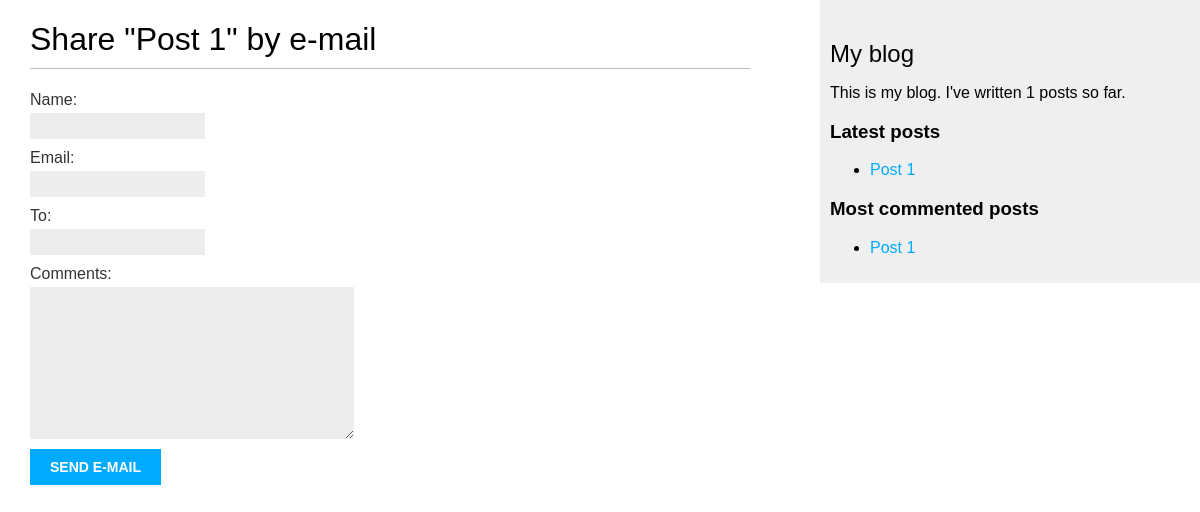
Page /blog/1/share/ on the earlier database version.
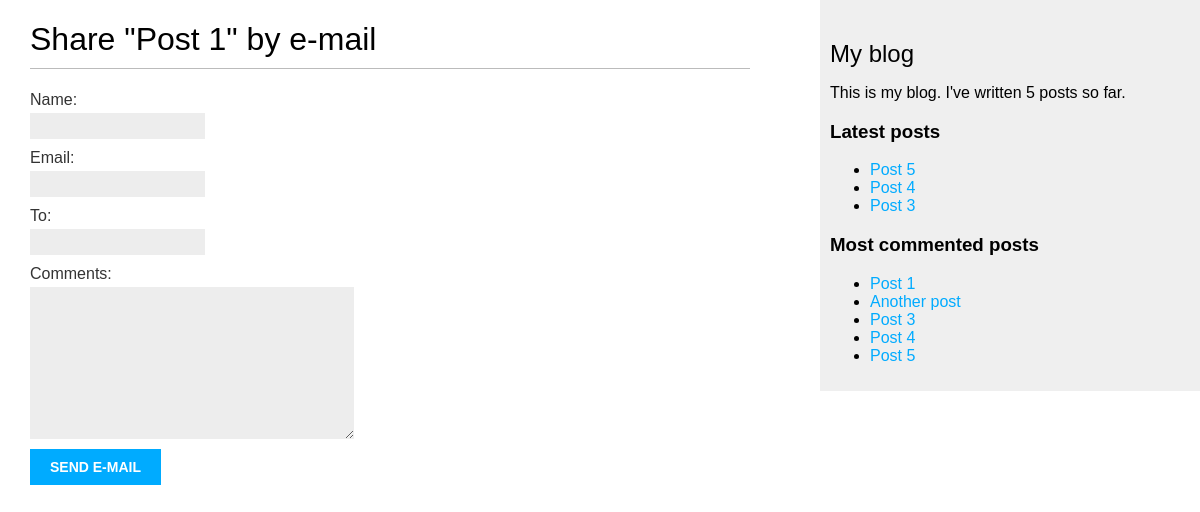
Same page on the later database version.
### blog/models.py (models this page shows, shortened)
class Post(models.Model):
    class Status(models.TextChoices):
        DRAFT = 'DF', 'Draft'
        PUBLISHED = 'PB', 'Published'
    title = models.CharField(max_length=250)
    slug = models.SlugField(max_length=250, unique_for_date='publish')
    author = models.ForeignKey(User,
        on_delete=models.CASCADE,
        related_name='blog_posts',
        default=1)
    body = models.TextField()
    publish = models.DateTimeField(default=timezone.now)
    created = models.DateTimeField(auto_now_add=True)
    updated = models.DateTimeField(auto_now=True)
    status = models.CharField(max_length=2,
        choices=Status.choices,
        default=Status.DRAFT)
    objects = models.Manager()
    published = PublishedManager()
    tags = TaggableManager()
    class Meta:
        ordering = ['-publish']
        indexes = [
            models.Index(fields=['-publish']),
        ]
    def get_absolute_url(self):
        return reverse('blog:post_detail',
            args=[self.publish.year,
                self.publish.month,
                self.publish.day,
                self.slug])

### blog/views.py (the view)
# urls.py: path('<int:post_id>/share/', views.post_share, name='post_share'),
def post_share(request, post_id):
    post = get_object_or_404(Post, id=post_id, status=Post.Status.PUBLISHED)
    sent = False
    if request.method == "POST":
        form = EmailPostForm(request.POST)
        if form.is_valid():
            cd = form.cleaned_data
            post_url = request.build_absolute_uri(post.get_absolute_url())
            subject = f"{cd['name']} recommends you read " f"{post.title}"
            message = (
                f"Read {post.title} at {post_url}\n\n"
                f"{cd['name']}'s comments: {cd['comments']}"
            )
            send_mail(subject, message, "your_account@gmail.com", [cd["to"]])
            sent = True
    else:
        form = EmailPostForm()
    return render(request, "blog/post/share.html", {"post": post, "form": form})

### blog/forms.py
class EmailPostForm(forms.Form):
    name = forms.CharField(max_length=25)
    email = forms.EmailField()
    to = forms.EmailField()
    comments = forms.CharField(required=False,
                               widget=forms.Textarea)

### blog/models.py (called while the page is built)
    def get_queryset(self):
        return super().get_queryset().filter(status=Post.Status.PUBLISHED)

### blog/templatetags/blog_tags.py (called while the page is built)
@register.simple_tag
def total_posts():
    return Post.published.count()

@register.simple_tag
def get_most_commented_posts(count=5):
    return Post.published.annotate(total_comments=Count('comments')).order_by(
        '-total_comments')[:count]

@register.inclusion_tag('blog/post/latest_posts.html')
def show_latest_posts(count=5):
    latest_posts = Post.published.order_by('-publish')[:count]
    return {'latest_posts': latest_posts}

### blog/templates/blog/post/share.html (shortened to what this page needs)
{% extends "blog/base.html" %}
{% block content %}
  {% if sent %}
    <h1>E-mail successfully sent</h1>
    <p>
      "{{ post.title }}" was successfully sent
      to {{ form.cleaned_data.to }}.
    </p>
  {% else %}
    <h1>Share "{{ post.title }}" by e-mail</h1>
    <form method="post">
      {{ form.as_p }}
      <input type="submit" value="Send e-mail">
    </form>
  {% endif %}
{% endblock %}

### blog/templates/blog/base.html (shortened to what this page needs)
{% load blog_tags %}
{% load static %}
<!DOCTYPE html>
<html>
<head>
  <link href="{% static "css/main.css" %}" rel="stylesheet">
</head>
<body>
  <div id="content">
    {% block content %}
    {% endblock %}
  </div>
  <div id="sidebar">
    <h2>My blog</h2>
    <p>
      This is my blog.
      I've written {% total_posts %} posts so far.
    </p>
    <h3>Latest posts</h3>
    {% show_latest_posts 3 %}
    <h3>Most commented posts</h3>
    {% get_most_commented_posts as most_commented_posts %}
    <ul>
      {% for post in most_commented_posts %}
      <li>
        <a href="{{ post.get_absolute_url }}">{{ post.title }}</a>
      </li>
      {% endfor %}
    </ul>
  </div>
</body>
</html>

### blog/templates/blog/post/latest_posts.html
<ul>
    {% for post in latest_posts %}
      <li>
        <a href="{{ post.get_absolute_url }}">{{ post.title }}</a>
      </li>
    {% endfor %}
  </ul>

### blog/static/css/main.css (style rules this page uses)
body { margin:0; padding:0; font-family:helvetica, sans-serif; }
a { color:#00abff; text-decoration:none; }
h1 { font-weight:normal; border-bottom:1px solid #bbb; padding:0 0 10px 0; }
h2 { font-weight:normal; margin:30px 0 0; }
#content { float:left; width:60%; padding:0 0 0 30px; }
#sidebar { float:right; width:30%; padding:10px; background:#efefef; height:100%; }
label { float:left; clear:both; color:#333; margin-bottom:4px; }
input, textarea { clear:both; float:left; margin:0 0 10px; background:#ededed; border:0; padding:6px 10px; font-size:12px; }
input[type=submit] { font-weight:bold; background:#00abff; color:#fff; padding:10px 20px; font-size:14px; text-transform:uppercase; }

Differences in the rows shown:
no longer on one of the page's lists (row unchanged): Post: title "Post 1"
added Post: title "Post 5"
added Post: title "Post 4"
added Post: title "Post 3"
now on this page (row edited): Post: title "Another post", shown under "Most commented posts"
Other differences:
text no longer shown: "1"
text now shown: "5"
